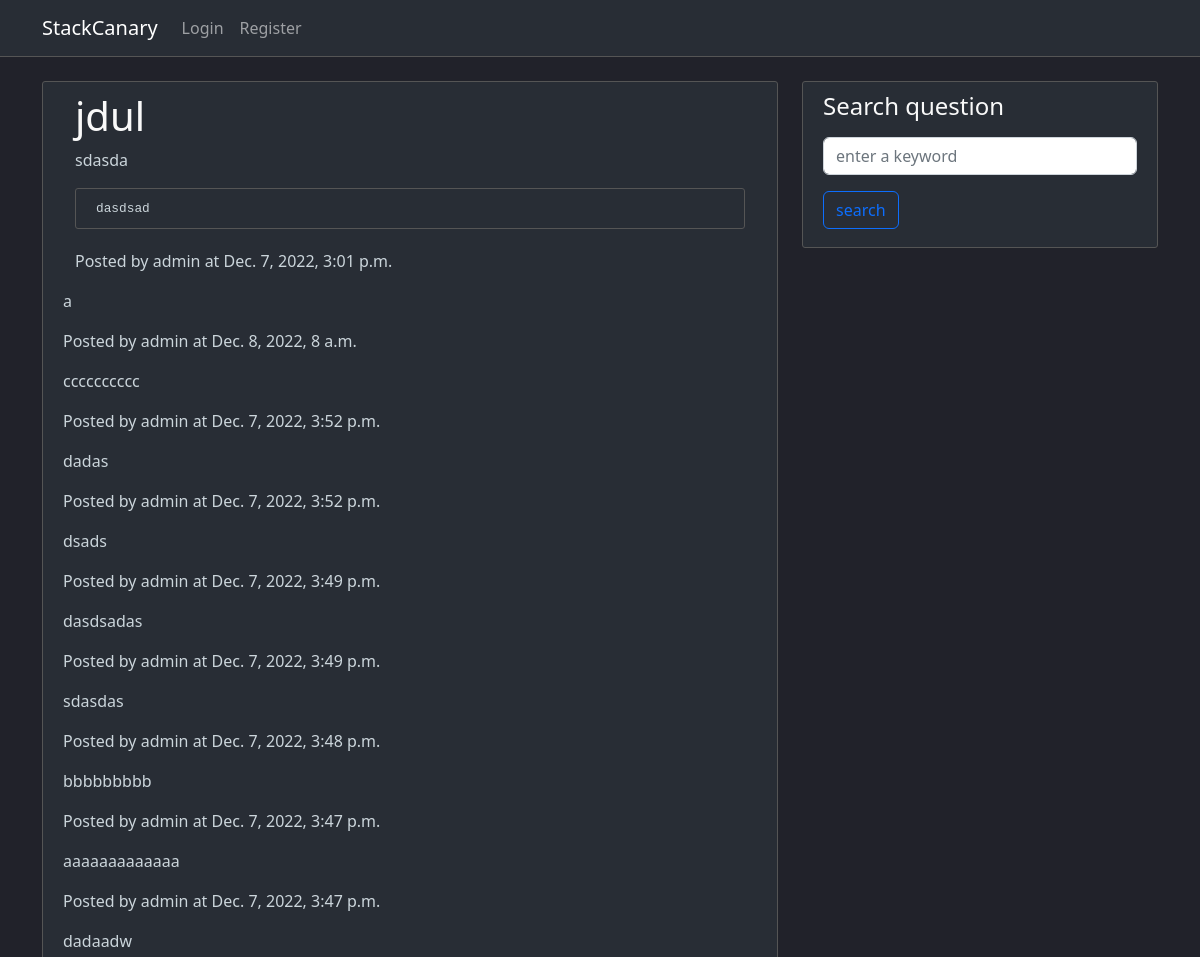
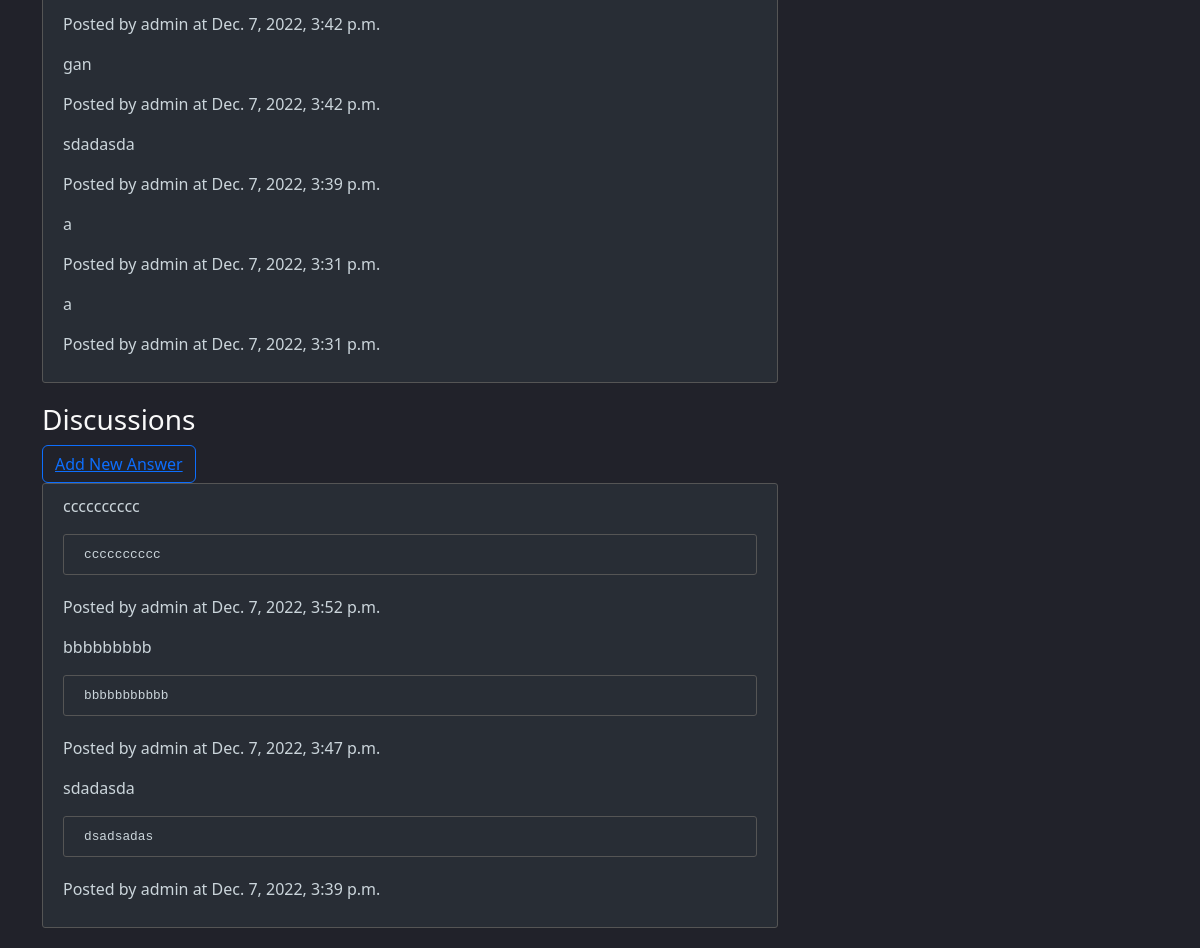
The app's page /forum/questions/9/ with its own data (2 pictures, top to bottom).
### forum/models.py (models this page shows, shortened)
class Pertanyaan(models.Model):
    author = models.ForeignKey(User, on_delete=models.CASCADE)
    judul = models.CharField(max_length=256)
    konten = models.TextField()
    snippet = models.TextField(default=None, blank=True, null=True)
    waktu_upload = models.DateTimeField(default=timezone.now)

class Komentar(models.Model):
    author = models.ForeignKey(User, on_delete=models.CASCADE)
    pertanyaan_asal = models.ForeignKey(Pertanyaan, on_delete=models.CASCADE)
    konten = models.TextField()
    waktu_upload = models.DateTimeField(default=timezone.now)

class Jawaban(models.Model):
    author = models.ForeignKey(User, on_delete=models.CASCADE)
    pertanyaan_asal = models.ForeignKey(Pertanyaan, on_delete=models.CASCADE)
    konten = models.TextField()
    snippet = models.TextField(default=None, blank=True, null=True)
    waktu_upload = models.DateTimeField(default=timezone.now)

### forum/views.py (the view, shortened to what this page needs)
# urls.py: path('questions/<int:pk>/', QuestionDetailView.as_view(), name='forum-question-detail'),
class QuestionDetailView(View):
    def get(self, request, pk, *args, **kwargs):
        question = Pertanyaan.objects.get(pk=pk)
        self.current_question = question
        comment_form = CommentForm()
        comment = Komentar.objects.filter(pertanyaan_asal=question).order_by('-waktu_upload')
        answer = Jawaban.objects.filter(pertanyaan_asal=question).order_by('-waktu_upload')
        context = {
            'pertanyaan': question,
            'form': comment_form,
            'komentar': comment,
            'jawaban': answer,
        }
        return render(request, 'forum/pertanyaan_detail.html', context)

### forum/forms.py
class CommentForm(forms.ModelForm):
    konten = forms.CharField(
        label='',
        widget=forms.Textarea(
            attrs={'rows': '2',
                   'placeholder': 'Write some comments...',
                   'value': 'none',
                   'class': 'form-control mt-1 mb-3',
                   }
        ))
    class Meta:
        model = Komentar
        fields = ['konten']

### forum/templates/forum/pertanyaan_detail.html (shortened to what this page needs)
{% extends "forum/base.html" %}
{% block content %}
    <div class="content-section">
    <div class="container">
        <div class="question">
            <h1>{{pertanyaan.judul}}</h1>
            <p>{{pertanyaan.konten}}</p>
            {% if pertanyaan.snippet %}
                <pre class="content-section code">{{pertanyaan.snippet}}</pre>
            {% endif %}
            <p>Posted by {{pertanyaan.author}} at {{pertanyaan.waktu_upload}}</p>
        </div>
    </div>
    {% for comment in komentar %}
        <div class="question">
            <p>{{comment.konten}}</p>
            <p>Posted by {{comment.author}} at {{comment.waktu_upload}}</p>
        </div>
    {% endfor %}
    </div>
    <div>
        <h3>Discussions</h3>
        <div class="gap-2">
            <button class="btn btn-outline-primary"><a href="{% url 'forum-answer-create' pertanyaan.id %}">Add New Answer</a></button>
        </div>
    </div>
    <div class="content-section">
        {% for answer in jawaban %}
            <p>{{answer.konten}}</p>
            {% if answer.snippet %}
                <pre class="content-section code">{{answer.snippet}}</pre>
            {% endif %}
            <p>Posted by {{answer.author}} at {{answer.waktu_upload}}</p>
        {% endfor %}
    </div>
{% endblock content %}

### forum/static/forum/base.css (style rules this page uses)
h1, h2, h3, h4, h5, h6 { color: #f9f9f9; }
.content-section { color: #cbd5db; background-color: #282d35; padding: 10px 20px; border: 1px solid #555; border-radius: 3px; margin-bottom: 20px; transition: all .2s ease-in-out; }
.bg-dark-one { background-color: #21222a; }
.code { font-size: 0.8em; max-height: 500px; overflow: auto; }

### records on screen
Pertanyaan: judul "jdul", konten "sdasda", snippet "dasdsad", author "admin", waktu_upload "Dec. 7, 2022, 3:01 p.m."
Komentar: konten "a", author "admin", waktu_upload "Dec. 8, 2022, 8 a.m."
Komentar: konten "cccccccccc", author "admin", waktu_upload "Dec. 7, 2022, 3:52 p.m."
Komentar: konten "dadas", author "admin", waktu_upload "Dec. 7, 2022, 3:52 p.m."
Komentar: konten "dsads", author "admin", waktu_upload "Dec. 7, 2022, 3:49 p.m."
Komentar: konten "dasdsadas", author "admin", waktu_upload "Dec. 7, 2022, 3:49 p.m."
Komentar: konten "sdasdas", author "admin", waktu_upload "Dec. 7, 2022, 3:48 p.m."
Komentar: konten "bbbbbbbbb", author "admin", waktu_upload "Dec. 7, 2022, 3:47 p.m."
Komentar: konten "aaaaaaaaaaaaa", author "admin", waktu_upload "Dec. 7, 2022, 3:47 p.m."
Komentar: konten "dadaadw", author "admin", waktu_upload "Dec. 7, 2022, 3:42 p.m."
Komentar: konten "gan", author "admin", waktu_upload "Dec. 7, 2022, 3:42 p.m."
Komentar: konten "sdadasda", author "admin", waktu_upload "Dec. 7, 2022, 3:39 p.m."
Komentar: konten "a", author "admin", waktu_upload "Dec. 7, 2022, 3:31 p.m."
Komentar: konten "a", author "admin", waktu_upload "Dec. 7, 2022, 3:31 p.m."
Jawaban: konten "cccccccccc", snippet "cccccccccc", author "admin", waktu_upload "Dec. 7, 2022, 3:52 p.m."
Jawaban: konten "bbbbbbbbb", snippet "bbbbbbbbbbb", author "admin", waktu_upload "Dec. 7, 2022, 3:47 p.m."
Jawaban: konten "sdadasda", snippet "dsadsadas", author "admin", waktu_upload "Dec. 7, 2022, 3:39 p.m."
